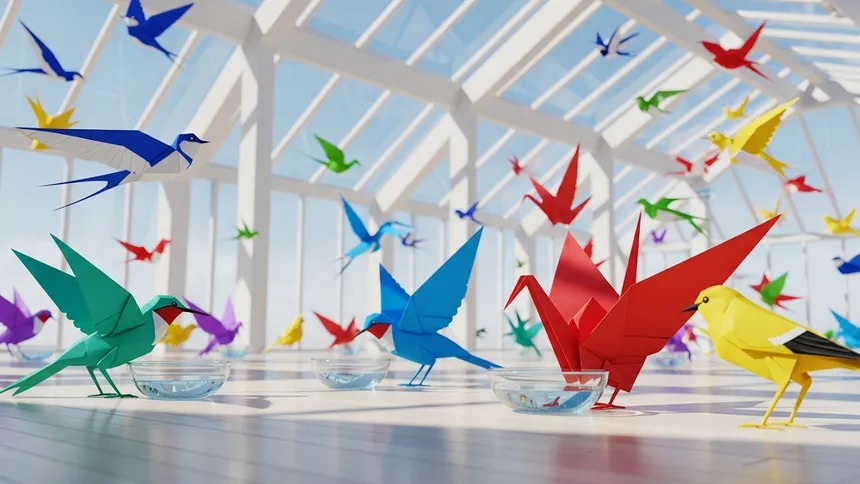
#> input picture input_images/42eX0u0mmE-guBLUL0W_OwgNRzzROJgzl4dTVHPDTi53KnLm8RWatFJwEwVx07Ez8a4ureSvs5Slu0VeioX-14t0z3uKifNN9YgK-9yLQtWulBqJ=w1440-h810-n-nu.webp, 860 x 484 px, given in place of the camera
$ python motion_detector.py
#> lines starting #> are read from the running program, lines starting #| are printed output that depends on the picture
import cv2
import csv
import os
import time
from datetime import datetime

if __name__ == "__main__":
    # Setup directories and CSV logging
    os.makedirs("captured_frames", exist_ok=True)

    csv_file = open("security_log.csv", mode='a', newline='')
    csv_writer = csv.writer(csv_file)
    csv_writer.writerow(["Timestamp", "Event", "Image_File"])

    cap = cv2.VideoCapture(0)
    reference_frame = None
    last_capture_time = 0  # Cooldown timer

    print("Security Camera Active! Press 'r' to reset background, 'q' to quit.")

    while True:
        ret, frame = cap.read()
#> frame is the input picture: shape (484, 860, 3); mean B, G, R 180.2, 177.3, 175.4
        if not ret:
            break

        frame = cv2.flip(frame, 1)
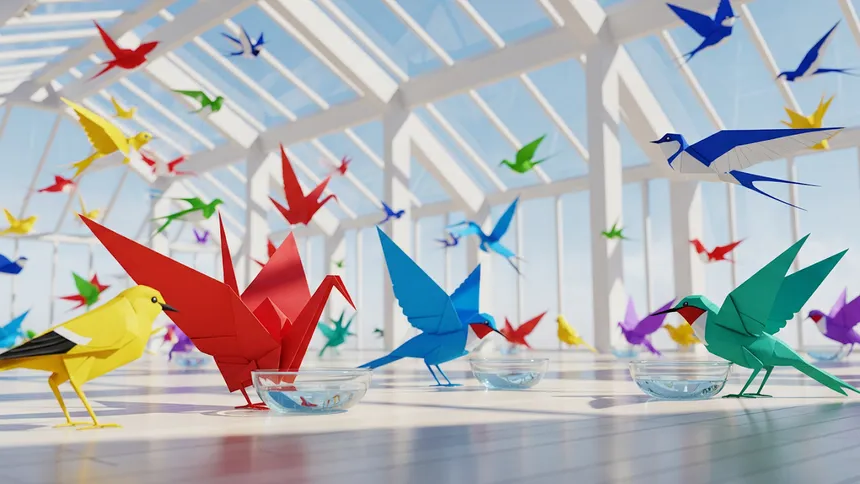
#> frame: shape (484, 860, 3); mean B, G, R 180.2, 177.3, 175.4

        # Crop frame to standard YouTube ratio
        h, w = frame.shape[:2]
#> h = 484; w = 860
        crop_w, crop_h = 640, 480
        if w >= crop_w and h >= crop_h:
            start_x = (w - crop_w) // 2
#> start_x = 110
            start_y = (h - crop_h) // 2
#> start_y = 2
            frame = frame[start_y:start_y+crop_h, start_x:start_x+crop_w]
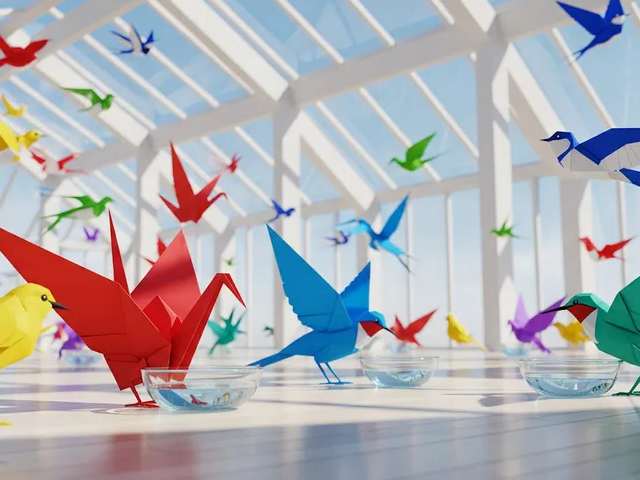
#> frame: shape (480, 640, 3); mean B, G, R 180.1, 175.8, 177.4

        # Preprocessing: Grayscale and blur
        gray = cv2.cvtColor(frame, cv2.COLOR_BGR2GRAY)
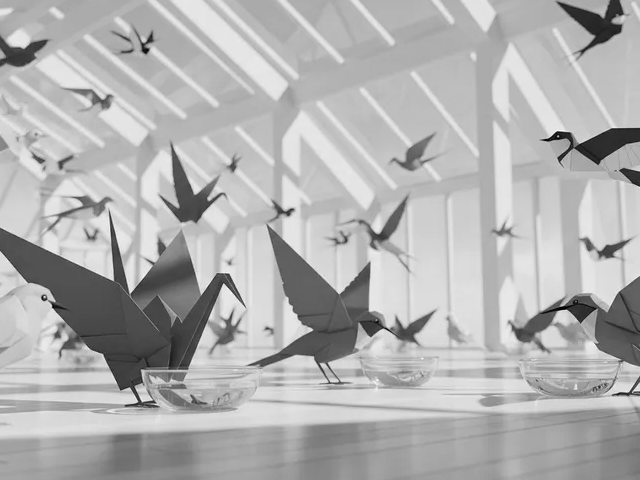
#> gray: shape (480, 640); min 0, max 255, mean 176.7
        gray = cv2.GaussianBlur(gray, (21, 21), 0)
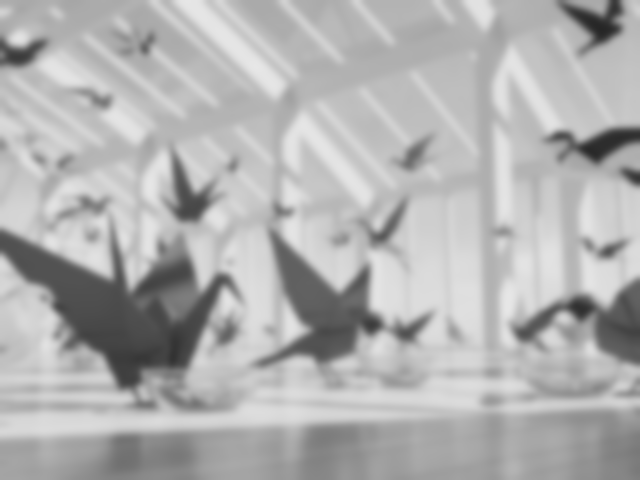
#> gray: shape (480, 640); min 38, max 231, mean 176.7

        if reference_frame is None:
            reference_frame = gray
            continue

        # Motion Detection
        frame_diff = cv2.absdiff(reference_frame, gray)
        _, thresh = cv2.threshold(frame_diff, 25, 255, cv2.THRESH_BINARY)

        # Noise Filtering (Dilate to merge blobs)
        thresh = cv2.dilate(thresh, None, iterations=3)
        contours, _ = cv2.findContours(thresh, cv2.RETR_EXTERNAL, cv2.CHAIN_APPROX_SIMPLE)

        motion_detected = False

        for contour in contours:
            # Ignore small movements/shadows
            if cv2.contourArea(contour) < 5000:
                continue

            motion_detected = True

            # Draw bounding box
            (x, y, w, h) = cv2.boundingRect(contour)
            cv2.rectangle(frame, (x, y), (x + w, y + h), (0, 255, 0), 2)
            cv2.putText(frame, "MOTION", (x, y - 10), cv2.FONT_HERSHEY_SIMPLEX, 0.5, (0, 0, 255), 2)

        # Logging & Saving Frames (with 5-second cooldown)
        if motion_detected:
            current_time = time.time()

            if current_time - last_capture_time > 5.0:
                timestamp_str = datetime.now().strftime("%Y-%m-%d_%H-%M-%S")
                image_filename = f"captured_frames/intruder_{timestamp_str}.jpg"

                cv2.imwrite(image_filename, frame)

                csv_writer.writerow([timestamp_str, "Motion Detected", image_filename])
                csv_file.flush()

                print(f"Captured! Logged {image_filename} to CSV.")
                last_capture_time = current_time

        cv2.imshow("Security Camera App", frame)
        cv2.imshow("Threshold view", thresh)

        key = cv2.waitKey(1) & 0xFF
        if key == ord('r'):
            print("Background reset!")
            reference_frame = gray
        elif key == ord('q'):
            break

    # Clean up
    cap.release()
    cv2.destroyAllWindows()
    csv_file.close()
